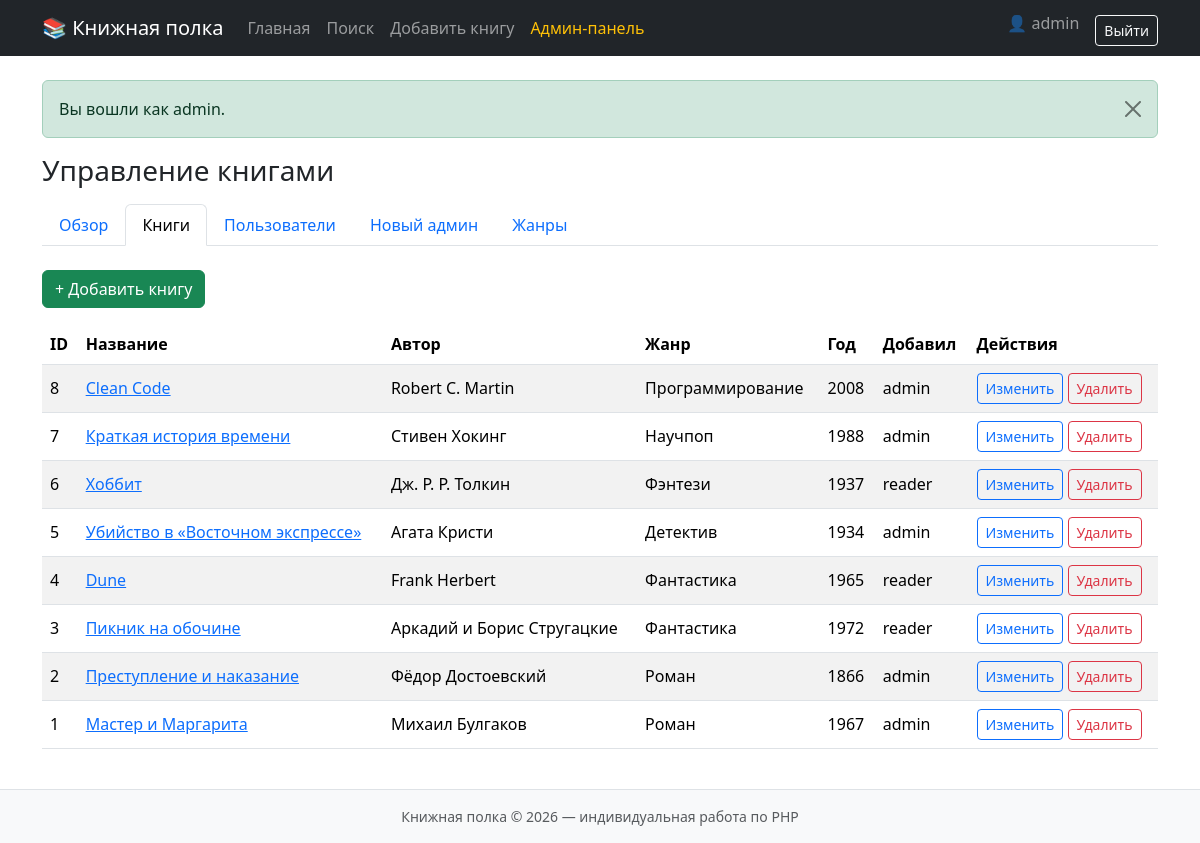
The page /index.php?page=admin_books (signed in) on the database its author committed.
### tables this page shows
CREATE TABLE users (
    id            INT AUTO_INCREMENT PRIMARY KEY,
    username      VARCHAR(30)  NOT NULL UNIQUE,
    email         VARCHAR(100) NOT NULL UNIQUE,
    password_hash VARCHAR(255) NOT NULL,
    role          ENUM('user', 'admin') NOT NULL DEFAULT 'user',
    created_at    DATETIME NOT NULL DEFAULT CURRENT_TIMESTAMP
);

CREATE TABLE books (
    id             INT AUTO_INCREMENT PRIMARY KEY,
    title          VARCHAR(200) NOT NULL,
    author         VARCHAR(100) NOT NULL,
    genre_id       INT NOT NULL,
    year           SMALLINT NOT NULL,
    language       ENUM('ru', 'en', 'other') NOT NULL,
    is_recommended TINYINT(1) NOT NULL DEFAULT 0,
    description    TEXT NOT NULL,
    user_id        INT NULL,
    created_at     DATETIME NOT NULL DEFAULT CURRENT_TIMESTAMP,
    FOREIGN KEY (genre_id) REFERENCES genres(id) ON DELETE RESTRICT,
    FOREIGN KEY (user_id)  REFERENCES users(id)  ON DELETE SET NULL
);

CREATE TABLE genres (
    id   INT AUTO_INCREMENT PRIMARY KEY,
    name VARCHAR(50) NOT NULL UNIQUE
);

### app/core/Controller.php (called while the page is built, shortened)
<?php
abstract class Controller
{
    protected function render(string $view, array $data = []): void
    {
        extract($data);
        require ROOT . '/app/views/layout/header.php';
        require ROOT . "/app/views/$view.php";
        require ROOT . '/app/views/layout/footer.php';
    }
}

### app/controllers/AdminController.php (called while the page is built, shortened)
<?php
class AdminController extends Controller
{
    public function __construct()
    {
        Auth::requireAdmin();
    }
    public function books(): void
    {
        $this->render('admin/books', [
            'title' => 'Управление книгами',
            'books' => (new Book())->all(),
        ]);
    }
}

### public/index.php (called while the page is built, shortened)
<?php
require ROOT . '/app/core/helpers.php';
spl_autoload_register(function (string $className) {
    foreach (['core', 'controllers', 'models'] as $folder) {
        $file = ROOT . "/app/$folder/$className.php";
        if (file_exists($file)) {
            return;
        }
    }
});
$routes = require ROOT . '/config/routes.php';
$page = $_GET['page'] ?? 'home';
[$controllerName, $methodName] = $routes[$page];
$controller = new $controllerName();
$controller->$methodName();

### app/core/helpers.php (called while the page is built, shortened)
<?php
function e($value): string
{
    return htmlspecialchars((string)$value, ENT_QUOTES, 'UTF-8');
}
function url(string $page, array $params = []): string
{
    return 'index.php?' . http_build_query(array_merge(['page' => $page], $params));
}
function get_flash(): ?array
{
    $flash = $_SESSION['flash'] ?? null;
    return $flash;
}

### app/core/Auth.php (called while the page is built, shortened)
<?php
class Auth
{
    private static ?array $currentUser = null;
    public static function user(): ?array
    {
        if (self::$currentUser === null) {
            $user = (new User())->findById((int)$_SESSION['user_id']);
            self::$currentUser = $user;
        }
        return self::$currentUser;
    }
    public static function check(): bool
    {
        return self::user() !== null;
    }
    public static function requireLogin(): void
    {
        if (!self::check()) {
            set_flash('warning', 'Чтобы открыть эту страницу, войдите в систему.');
            redirect('login');
        }
    }
    public static function requireAdmin(): void
    {
        self::requireLogin();
    }
}

### app/core/Model.php (called while the page is built, shortened)
<?php
abstract class Model
{
    public function __construct()
    {
        $this->db = Database::connect();
    }
}

### app/core/Database.php (called while the page is built)
<?php
class Database
{
    private static ?PDO $connection = null;
    public static function connect(): PDO
    {
        if (self::$connection === null) {
            $dsn = 'mysql:host=' . DB_HOST . ';dbname=' . DB_NAME . ';charset=utf8mb4';
            self::$connection = new PDO($dsn, DB_USER, DB_PASS, [
                PDO::ATTR_ERRMODE            => PDO::ERRMODE_EXCEPTION,
                PDO::ATTR_DEFAULT_FETCH_MODE => PDO::FETCH_ASSOC,
                PDO::ATTR_EMULATE_PREPARES   => false,
            ]);
        }
        return self::$connection;
    }
}

### app/models/User.php (called while the page is built, shortened)
<?php
class User extends Model
{
    public function findById(int $id): ?array
    {
        $stmt = $this->db->prepare('SELECT * FROM users WHERE id = ?');
        $stmt->execute([$id]);
        return $stmt->fetch() ?: null;
    }
}

### app/models/Book.php (called while the page is built, shortened)
<?php
class Book extends Model
{
    public function all(): array
    {
        return $this->db->query(self::SELECT_WITH_JOINS . ' ORDER BY b.id DESC')->fetchAll();
    }
}

### app/views/admin/books.php (the view, shortened to what this page needs)
<h1 class="h3 mb-3">Управление книгами</h1>
<?php require __DIR__ . '/_menu.php'; ?>
<a href="<?= url('book_create') ?>" class="btn btn-success mb-3">+ Добавить книгу</a>
<div class="table-responsive">
    <table class="table table-striped table-hover align-middle">
        <thead>
        <tr>
            <th>ID</th>
            <th>Название</th>
            <th>Автор</th>
            <th>Жанр</th>
            <th>Год</th>
            <th>Добавил</th>
            <th>Действия</th>
        </tr>
        </thead>
        <tbody>
        <?php foreach ($books as $book): ?>
            <tr>
                <td><?= $book['id'] ?></td>
                <td><a href="<?= url('book', ['id' => $book['id']]) ?>"><?= e($book['title']) ?></a></td>
                <td><?= e($book['author']) ?></td>
                <td><?= e($book['genre_name']) ?></td>
                <td><?= e($book['year']) ?></td>
                <td><?= e($book['added_by'] ?? '—') ?></td>
                <td class="text-nowrap">
                    <a href="<?= url('admin_book_edit', ['id' => $book['id']]) ?>" class="btn btn-sm btn-outline-primary">Изменить</a>
                    <form action="<?= url('admin_book_delete') ?>" method="post" class="d-inline"
                          data-confirm="Удалить книгу «<?= e($book['title']) ?>»?"
                          onsubmit="return confirm(this.dataset.confirm);">
                        <button type="submit" class="btn btn-sm btn-outline-danger">Удалить</button>
                    </form>
                </td>
            </tr>
        <?php endforeach; ?>
        </tbody>
    </table>
</div>

### app/views/layout/header.php (shortened to what this page needs)
<?php
$currentUser = Auth::user();
$flash = get_flash();
?>
<!DOCTYPE html>
<html lang="ru">
<head>
    <link href="https://cdn.jsdelivr.net/npm/bootstrap@5.3.3/dist/css/bootstrap.min.css" rel="stylesheet">
    <link href="css/style.css" rel="stylesheet">
</head>
<body class="d-flex flex-column min-vh-100">
<nav class="navbar navbar-expand-lg navbar-dark bg-dark">
    <div class="container">
        <a class="navbar-brand" href="<?= url('home') ?>">📚 Книжная полка</a>
        <div class="collapse navbar-collapse" id="mainMenu">
            <ul class="navbar-nav me-auto">
                <li class="nav-item"><a class="nav-link" href="<?= url('home') ?>">Главная</a></li>
                <li class="nav-item"><a class="nav-link" href="<?= url('search') ?>">Поиск</a></li>
                <?php if ($currentUser): ?>
                    <li class="nav-item"><a class="nav-link" href="<?= url('book_create') ?>">Добавить книгу</a></li>
                <?php endif; ?>
                <?php if ($currentUser && $currentUser['role'] === 'admin'): ?>
                    <li class="nav-item"><a class="nav-link text-warning" href="<?= url('admin') ?>">Админ-панель</a></li>
                <?php endif; ?>
            </ul>
            <ul class="navbar-nav">
                <?php if ($currentUser): ?>
                    <li class="nav-item">
                        <span class="navbar-text me-3">👤 <?= e($currentUser['username']) ?></span>
                    </li>
                    <li class="nav-item">
                        <form action="<?= url('logout') ?>" method="post" class="d-inline">
                            <button type="submit" class="btn btn-outline-light btn-sm mt-1">Выйти</button>
                        </form>
                    </li>
                <?php else: ?>
                    <li class="nav-item"><a class="nav-link" href="<?= url('login') ?>">Вход</a></li>
                    <li class="nav-item"><a class="nav-link" href="<?= url('register') ?>">Регистрация</a></li>
                <?php endif; ?>
            </ul>
        </div>
    </div>
</nav>
<main class="container my-4 flex-grow-1">
    <?php if ($flash): ?>
        <div class="alert alert-<?= e($flash['type']) ?> alert-dismissible fade show">
            <?= e($flash['message']) ?>
            <button type="button" class="btn-close" data-bs-dismiss="alert"></button>
        </div>
    <?php endif; ?>

### rows shown on the page
users: username "admin"
books: id "8", title "Clean Code", author "Robert C. Martin", genre.name "Программирование", year "2008", user.username "admin"
books: id "7", title "Краткая история времени", author "Стивен Хокинг", genre.name "Научпоп", year "1988", user.username "admin"
books: id "6", title "Хоббит", author "Дж. Р. Р. Толкин", genre.name "Фэнтези", year "1937", user.username "reader"
books: id "5", title "Убийство в «Восточном экспрессе»", author "Агата Кристи", genre.name "Детектив", year "1934", user.username "admin"
books: id "4", title "Dune", author "Frank Herbert", genre.name "Фантастика", year "1965", user.username "reader"
books: id "3", title "Пикник на обочине", author "Аркадий и Борис Стругацкие", genre.name "Фантастика", year "1972", user.username "reader"
books: id "2", title "Преступление и наказание", author "Фёдор Достоевский", genre.name "Роман", year "1866", user.username "admin"
books: id "1", title "Мастер и Маргарита", author "Михаил Булгаков", genre.name "Роман", year "1967", user.username "admin"

### other values the page prints
$flash['message'] "Вы вошли как admin."
$label "Обзор"
$label "Книги"
$label "Пользователи"
$label "Новый админ"
$label "Жанры"
